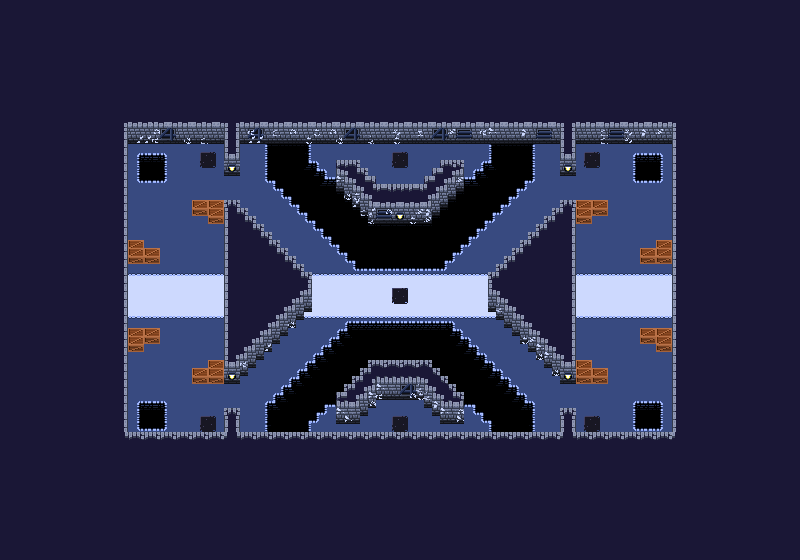

Below is a game level as drawn by its tile map, then a one-line description and the .tmx that defines it (tile-layer data replaced by summaries):
An orthogonal 100x70 tile map with 8x8 px tiles, 5 tile layers (Floor, Floor Overlay, Floor Overlay 2, Foreground, ...) and 132 objects (62x collision, 41x pit, 10x light_source, 8x player_spawn, 7x item_spawn, ...).

<map version="1.2" tiledversion="1.2.2" orientation="orthogonal" renderorder="right-down" width="100" height="70" tilewidth="8" tileheight="8" infinite="0" nextlayerid="27" nextobjectid="797">
 <properties>
  <property name="ambient_lighting" type="color" value="#ff330053" />
  <property name="mode_ctf" type="bool" value="true" />
  <property name="name" value="X" />
  <property name="weather" value="snowstorm" />
 </properties>
 <tileset firstgid="1" source="tileset_winter.tsx" />
 <layer id="22" name="Floor" width="100" height="70">
  <data>[7000 cells, 7000 non-empty, 1 distinct tile ids]</data>
 </layer>
 <layer id="23" name="Floor Overlay" width="100" height="70">
  <data>[7000 cells, 560 non-empty, 32 distinct tile ids]</data>
 </layer>
 <layer id="24" name="Floor Overlay 2" width="100" height="70">
  <data>[7000 cells, 935 non-empty, 82 distinct tile ids]</data>
 </layer>
 <layer id="25" name="Foreground" width="100" height="70">
  <data>[7000 cells, 4830 non-empty, 1 distinct tile ids]</data>
 </layer>
 <layer id="26" name="Foreground 2" width="100" height="70">
  <data>[7000 cells, 453 non-empty, 15 distinct tile ids]</data>
 </layer>
 <objectgroup id="6" name="Objects" offsetx="-0.25" offsety="-0.25">
  <!-- 132 objects omitted --></objectgroup>
</map>
<!-- 132 of 132 objects omitted -->
